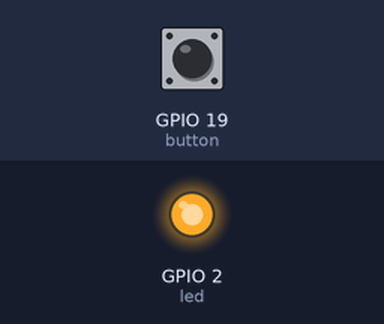
Simulated run of this sketch. Board: ESP32. Parts: output pins drawn as LEDs (lit = HIGH). Inputs (shaded band) come from the test bench; at power-on: GPIO 19 (button) HIGH.

Above: at 1.2 s.
1.3 s: GPIO 19 (button) pulled LOW for 0.15 s
At 1.37 s:
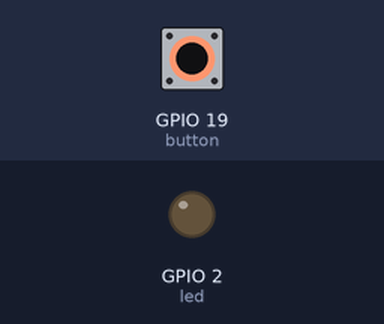
2.9 s: GPIO 19 (button) pulled LOW for 3.2 s
At 7.3 s:
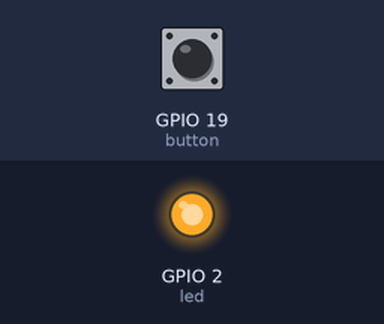
Timing chart, 0 to 8.8 s (numbered marks = the images above; inputs shaded):
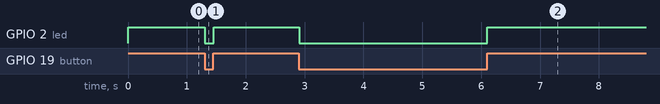

Measured:
- after the input at 1.3 s, GPIO 2 (led): HIGH → LOW at once, → HIGH 0.15 s later
- after the input at 2.9 s, GPIO 2 (led): HIGH → LOW at once, → HIGH 3.2 s later

The sketch:

button_master.ino
```cpp
#include <esp_now.h>
#include <WiFi.h>

// REPLACE WITH YOUR RECEIVER MAC Address
uint8_t broadcastAddress[] = {0xe4,0xb0,0x63,0x01,0x4b,0x00};

// Structure example to send data
// Must match the receiver structure
byte button = 19;
byte led = 2;
char payload;

// Create a struct_message called myData

esp_now_peer_info_t peerInfo;


void setup() {
  // Init Serial Monitor
  // Set device as a Wi-Fi Station
  WiFi.mode(WIFI_STA);

  // Init ESP-NOW
  if (esp_now_init() != ESP_OK) {
    return;
  }
   esp_now_peer_info_t peerInfo;

  // Register peer
  memcpy(peerInfo.peer_addr, broadcastAddress, 6);
  peerInfo.channel = 0;
  peerInfo.encrypt = false;

  // Add peer
  if (esp_now_add_peer(&peerInfo) != ESP_OK){
    return;
  }
  pinMode(button,INPUT_PULLUP);
  pinMode(led,OUTPUT);
  digitalWrite(led,HIGH);
}
 bool state = false;
 bool change = false;
void loop() {

  // Send message via ESP-NOW
  if(digitalRead(button) == LOW && state == false){
    payload = 'S';
    state = true;
    change = true;
    digitalWrite(led,LOW);
  }
  if(digitalRead(button) == HIGH && state == true && change == false){
    payload = 'K';
    state = false;
    change = true;
    digitalWrite(led,HIGH);
  }
  if(change == true){
    esp_err_t result = esp_now_send(broadcastAddress, (uint8_t *) &payload, sizeof(payload));

    }
  change = false;
  delay(10);
}
```
